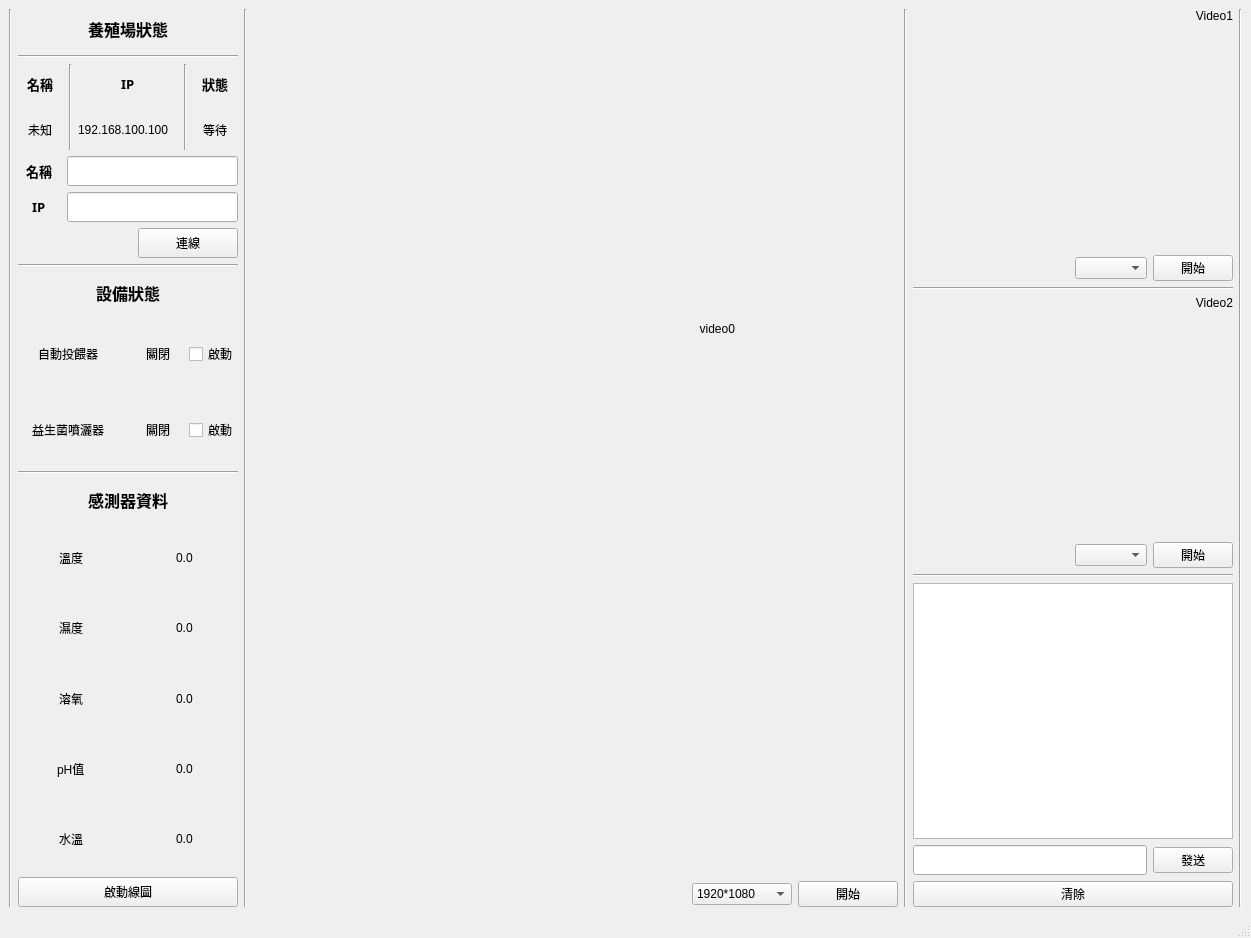
<?xml version="1.0" encoding="UTF-8"?>
<ui version="4.0">
 <class>AquaPlayer</class>
 <widget class="QMainWindow" name="AquaPlayer">
  <property name="geometry">
   <rect>
    <x>0</x>
    <y>0</y>
    <width>1251</width>
    <height>938</height>
   </rect>
  </property>
  <property name="windowTitle">
   <string>智慧養殖儀錶板</string>
  </property>
  <widget class="QWidget" name="centralwidget">
   <property name="sizePolicy">
    <sizepolicy hsizetype="Preferred" vsizetype="Preferred">
     <horstretch>0</horstretch>
     <verstretch>0</verstretch>
    </sizepolicy>
   </property>
   <layout class="QHBoxLayout" name="horizontalLayout_2" stretch="0,1,0,3,0,0,0">
    <item>
     <widget class="Line" name="line_9">
      <property name="orientation">
       <enum>Qt::Vertical</enum>
      </property>
     </widget>
    </item>
    <item>
     <layout class="QVBoxLayout" name="verticalLayout_a">
      <property name="sizeConstraint">
       <enum>QLayout::SetMinimumSize</enum>
      </property>
      <item>
       <layout class="QVBoxLayout" name="layout_A1">
        <item>
         <layout class="QHBoxLayout" name="horizontalLayout_4">
          <item alignment="Qt::AlignHCenter">
           <widget class="QLabel" name="labTitle">
            <property name="sizePolicy">
             <sizepolicy hsizetype="Preferred" vsizetype="Preferred">
              <horstretch>0</horstretch>
              <verstretch>0</verstretch>
             </sizepolicy>
            </property>
            <property name="minimumSize">
             <size>
              <width>0</width>
              <height>20</height>
             </size>
            </property>
            <property name="maximumSize">
             <size>
              <width>16777215</width>
              <height>40</height>
             </size>
            </property>
            <property name="font">
             <font>
              <family>微軟正黑體</family>
              <pointsize>12</pointsize>
              <weight>75</weight>
              <bold>true</bold>
             </font>
            </property>
            <property name="text">
             <string>養殖場狀態</string>
            </property>
           </widget>
          </item>
         </layout>
        </item>
        <item>
         <widget class="Line" name="line_5">
          <property name="orientation">
           <enum>Qt::Horizontal</enum>
          </property>
         </widget>
        </item>
        <item>
         <layout class="QHBoxLayout" name="horizontalLayout_16">
          <item>
           <layout class="QVBoxLayout" name="verticalLayout_3">
            <item alignment="Qt::AlignHCenter">
             <widget class="QLabel" name="labNameTitle">
              <property name="sizePolicy">
               <sizepolicy hsizetype="Preferred" vsizetype="Preferred">
                <horstretch>1</horstretch>
                <verstretch>0</verstretch>
               </sizepolicy>
              </property>
              <property name="minimumSize">
               <size>
                <width>0</width>
                <height>30</height>
               </size>
              </property>
              <property name="maximumSize">
               <size>
                <width>16777215</width>
                <height>40</height>
               </size>
              </property>
              <property name="font">
               <font>
                <family>微軟正黑體</family>
                <pointsize>10</pointsize>
                <weight>75</weight>
                <bold>true</bold>
               </font>
              </property>
              <property name="text">
               <string>名稱</string>
              </property>
             </widget>
            </item>
            <item alignment="Qt::AlignHCenter">
             <widget class="QLabel" name="labName">
              <property name="sizePolicy">
               <sizepolicy hsizetype="Preferred" vsizetype="Preferred">
                <horstretch>1</horstretch>
                <verstretch>0</verstretch>
               </sizepolicy>
              </property>
              <property name="minimumSize">
               <size>
                <width>0</width>
                <height>30</height>
               </size>
              </property>
              <property name="maximumSize">
               <size>
                <width>16777215</width>
                <height>40</height>
               </size>
              </property>
              <property name="text">
               <string>未知</string>
              </property>
             </widget>
            </item>
           </layout>
          </item>
          <item>
           <widget class="Line" name="line_7">
            <property name="orientation">
             <enum>Qt::Vertical</enum>
            </property>
           </widget>
          </item>
          <item>
           <layout class="QVBoxLayout" name="verticalLayout_2">
            <item alignment="Qt::AlignHCenter">
             <widget class="QLabel" name="labIPTitle">
              <property name="sizePolicy">
               <sizepolicy hsizetype="Preferred" vsizetype="Preferred">
                <horstretch>2</horstretch>
                <verstretch>0</verstretch>
               </sizepolicy>
              </property>
              <property name="minimumSize">
               <size>
                <width>0</width>
                <height>30</height>
               </size>
              </property>
              <property name="maximumSize">
               <size>
                <width>16777215</width>
                <height>40</height>
               </size>
              </property>
              <property name="font">
               <font>
                <family>微軟正黑體</family>
                <pointsize>10</pointsize>
                <weight>75</weight>
                <bold>true</bold>
               </font>
              </property>
              <property name="text">
               <string>IP</string>
              </property>
             </widget>
            </item>
            <item alignment="Qt::AlignHCenter">
             <widget class="QLabel" name="labIP">
              <property name="sizePolicy">
               <sizepolicy hsizetype="Preferred" vsizetype="Preferred">
                <horstretch>2</horstretch>
                <verstretch>0</verstretch>
               </sizepolicy>
              </property>
              <property name="minimumSize">
               <size>
                <width>100</width>
                <height>30</height>
               </size>
              </property>
              <property name="maximumSize">
               <size>
                <width>16777215</width>
                <height>40</height>
               </size>
              </property>
              <property name="text">
               <string>192.168.100.100</string>
              </property>
             </widget>
            </item>
           </layout>
          </item>
          <item>
           <widget class="Line" name="line_8">
            <property name="minimumSize">
             <size>
              <width>0</width>
              <height>0</height>
             </size>
            </property>
            <property name="orientation">
             <enum>Qt::Vertical</enum>
            </property>
           </widget>
          </item>
          <item>
           <layout class="QVBoxLayout" name="verticalLayout_4">
            <item alignment="Qt::AlignHCenter">
             <widget class="QLabel" name="labStatusTitle">
              <property name="sizePolicy">
               <sizepolicy hsizetype="Preferred" vsizetype="Preferred">
                <horstretch>1</horstretch>
                <verstretch>0</verstretch>
               </sizepolicy>
              </property>
              <property name="minimumSize">
               <size>
                <width>0</width>
                <height>30</height>
               </size>
              </property>
              <property name="maximumSize">
               <size>
                <width>16777215</width>
                <height>40</height>
               </size>
              </property>
              <property name="font">
               <font>
                <family>微軟正黑體</family>
                <pointsize>10</pointsize>
                <weight>75</weight>
                <bold>true</bold>
               </font>
              </property>
              <property name="text">
               <string>狀態</string>
              </property>
             </widget>
            </item>
            <item alignment="Qt::AlignHCenter">
             <widget class="QLabel" name="labStatus">
              <property name="sizePolicy">
               <sizepolicy hsizetype="Preferred" vsizetype="Preferred">
                <horstretch>1</horstretch>
                <verstretch>0</verstretch>
               </sizepolicy>
              </property>
              <property name="minimumSize">
               <size>
                <width>0</width>
                <height>30</height>
               </size>
              </property>
              <property name="maximumSize">
               <size>
                <width>16777215</width>
                <height>40</height>
               </size>
              </property>
              <property name="text">
               <string>等待</string>
              </property>
             </widget>
            </item>
           </layout>
          </item>
         </layout>
        </item>
        <item>
         <layout class="QHBoxLayout" name="horizontalLayout_14" stretch="1,4">
          <item alignment="Qt::AlignHCenter">
           <widget class="QLabel" name="labNameKeyinTitle">
            <property name="sizePolicy">
             <sizepolicy hsizetype="Preferred" vsizetype="Preferred">
              <horstretch>1</horstretch>
              <verstretch>0</verstretch>
             </sizepolicy>
            </property>
            <property name="minimumSize">
             <size>
              <width>0</width>
              <height>30</height>
             </size>
            </property>
            <property name="maximumSize">
             <size>
              <width>40</width>
              <height>40</height>
             </size>
            </property>
            <property name="font">
             <font>
              <family>微軟正黑體</family>
              <pointsize>10</pointsize>
              <weight>75</weight>
              <bold>true</bold>
             </font>
            </property>
            <property name="text">
             <string>名稱</string>
            </property>
           </widget>
          </item>
          <item>
           <widget class="QLineEdit" name="txtName">
            <property name="sizePolicy">
             <sizepolicy hsizetype="Expanding" vsizetype="Fixed">
              <horstretch>4</horstretch>
              <verstretch>0</verstretch>
             </sizepolicy>
            </property>
            <property name="minimumSize">
             <size>
              <width>0</width>
              <height>30</height>
             </size>
            </property>
            <property name="maximumSize">
             <size>
              <width>16777215</width>
              <height>30</height>
             </size>
            </property>
           </widget>
          </item>
         </layout>
        </item>
        <item>
         <layout class="QHBoxLayout" name="horizontalLayout" stretch="1,4">
          <item alignment="Qt::AlignHCenter">
           <widget class="QLabel" name="labIPKeyinTitle">
            <property name="sizePolicy">
             <sizepolicy hsizetype="Preferred" vsizetype="Preferred">
              <horstretch>1</horstretch>
              <verstretch>0</verstretch>
             </sizepolicy>
            </property>
            <property name="minimumSize">
             <size>
              <width>0</width>
              <height>30</height>
             </size>
            </property>
            <property name="maximumSize">
             <size>
              <width>40</width>
              <height>40</height>
             </size>
            </property>
            <property name="font">
             <font>
              <family>微軟正黑體</family>
              <pointsize>10</pointsize>
              <weight>75</weight>
              <bold>true</bold>
             </font>
            </property>
            <property name="text">
             <string>IP</string>
            </property>
           </widget>
          </item>
          <item>
           <widget class="QLineEdit" name="txtIP">
            <property name="sizePolicy">
             <sizepolicy hsizetype="Expanding" vsizetype="Fixed">
              <horstretch>4</horstretch>
              <verstretch>0</verstretch>
             </sizepolicy>
            </property>
            <property name="minimumSize">
             <size>
              <width>0</width>
              <height>30</height>
             </size>
            </property>
            <property name="maximumSize">
             <size>
              <width>16777215</width>
              <height>30</height>
             </size>
            </property>
           </widget>
          </item>
         </layout>
        </item>
        <item>
         <layout class="QHBoxLayout" name="horizontalLayout_13">
          <item>
           <spacer name="horizontalSpacer_5">
            <property name="orientation">
             <enum>Qt::Horizontal</enum>
            </property>
            <property name="sizeHint" stdset="0">
             <size>
              <width>40</width>
              <height>20</height>
             </size>
            </property>
           </spacer>
          </item>
          <item>
           <widget class="QPushButton" name="btnConn">
            <property name="minimumSize">
             <size>
              <width>100</width>
              <height>30</height>
             </size>
            </property>
            <property name="maximumSize">
             <size>
              <width>100</width>
              <height>30</height>
             </size>
            </property>
            <property name="text">
             <string>連線</string>
            </property>
           </widget>
          </item>
         </layout>
        </item>
       </layout>
      </item>
      <item>
       <widget class="Line" name="line_3">
        <property name="minimumSize">
         <size>
          <width>220</width>
          <height>0</height>
         </size>
        </property>
        <property name="maximumSize">
         <size>
          <width>16777215</width>
          <height>16777215</height>
         </size>
        </property>
        <property name="orientation">
         <enum>Qt::Horizontal</enum>
        </property>
       </widget>
      </item>
      <item>
       <layout class="QVBoxLayout" name="layout_A2" stretch="0,1,1">
        <item>
         <layout class="QVBoxLayout" name="verticalLayout">
          <item alignment="Qt::AlignHCenter">
           <widget class="QLabel" name="labDeviceStatus">
            <property name="minimumSize">
             <size>
              <width>0</width>
              <height>0</height>
             </size>
            </property>
            <property name="maximumSize">
             <size>
              <width>16777215</width>
              <height>40</height>
             </size>
            </property>
            <property name="font">
             <font>
              <family>微軟正黑體</family>
              <pointsize>12</pointsize>
              <weight>75</weight>
              <bold>true</bold>
             </font>
            </property>
            <property name="text">
             <string>設備狀態</string>
            </property>
           </widget>
          </item>
         </layout>
        </item>
        <item>
         <layout class="QHBoxLayout" name="horizontalLayout_9" stretch="2,0,1,1,1">
          <item alignment="Qt::AlignHCenter|Qt::AlignVCenter">
           <widget class="QLabel" name="labDev1">
            <property name="sizePolicy">
             <sizepolicy hsizetype="Preferred" vsizetype="Preferred">
              <horstretch>1</horstretch>
              <verstretch>0</verstretch>
             </sizepolicy>
            </property>
            <property name="minimumSize">
             <size>
              <width>100</width>
              <height>70</height>
             </size>
            </property>
            <property name="layoutDirection">
             <enum>Qt::LeftToRight</enum>
            </property>
            <property name="text">
             <string>自動投餵器</string>
            </property>
            <property name="alignment">
             <set>Qt::AlignCenter</set>
            </property>
           </widget>
          </item>
          <item>
           <spacer name="horizontalSpacer_9">
            <property name="orientation">
             <enum>Qt::Horizontal</enum>
            </property>
            <property name="sizeHint" stdset="0">
             <size>
              <width>40</width>
              <height>20</height>
             </size>
            </property>
           </spacer>
          </item>
          <item>
           <widget class="QLabel" name="labDev1Status">
            <property name="sizePolicy">
             <sizepolicy hsizetype="Preferred" vsizetype="Preferred">
              <horstretch>1</horstretch>
              <verstretch>0</verstretch>
             </sizepolicy>
            </property>
            <property name="minimumSize">
             <size>
              <width>50</width>
              <height>0</height>
             </size>
            </property>
            <property name="text">
             <string>關閉</string>
            </property>
            <property name="alignment">
             <set>Qt::AlignCenter</set>
            </property>
           </widget>
          </item>
          <item>
           <spacer name="horizontalSpacer_7">
            <property name="orientation">
             <enum>Qt::Horizontal</enum>
            </property>
            <property name="sizeHint" stdset="0">
             <size>
              <width>10</width>
              <height>20</height>
             </size>
            </property>
           </spacer>
          </item>
          <item>
           <widget class="QCheckBox" name="cbAutoFeeder">
            <property name="text">
             <string>啟動</string>
            </property>
           </widget>
          </item>
         </layout>
        </item>
        <item>
         <layout class="QHBoxLayout" name="horizontalLayout_8" stretch="2,0,1,1,1">
          <item alignment="Qt::AlignHCenter|Qt::AlignVCenter">
           <widget class="QLabel" name="labDev2">
            <property name="sizePolicy">
             <sizepolicy hsizetype="Preferred" vsizetype="Preferred">
              <horstretch>1</horstretch>
              <verstretch>0</verstretch>
             </sizepolicy>
            </property>
            <property name="minimumSize">
             <size>
              <width>100</width>
              <height>70</height>
             </size>
            </property>
            <property name="text">
             <string>益生菌噴灑器</string>
            </property>
            <property name="alignment">
             <set>Qt::AlignCenter</set>
            </property>
           </widget>
          </item>
          <item>
           <spacer name="horizontalSpacer_10">
            <property name="orientation">
             <enum>Qt::Horizontal</enum>
            </property>
            <property name="sizeHint" stdset="0">
             <size>
              <width>40</width>
              <height>20</height>
             </size>
            </property>
           </spacer>
          </item>
          <item>
           <widget class="QLabel" name="labDev2Status">
            <property name="sizePolicy">
             <sizepolicy hsizetype="Preferred" vsizetype="Preferred">
              <horstretch>1</horstretch>
              <verstretch>0</verstretch>
             </sizepolicy>
            </property>
            <property name="minimumSize">
             <size>
              <width>50</width>
              <height>0</height>
             </size>
            </property>
            <property name="autoFillBackground">
             <bool>false</bool>
            </property>
            <property name="text">
             <string>關閉</string>
            </property>
            <property name="alignment">
             <set>Qt::AlignCenter</set>
            </property>
           </widget>
          </item>
          <item>
           <spacer name="horizontalSpacer_8">
            <property name="orientation">
             <enum>Qt::Horizontal</enum>
            </property>
            <property name="sizeHint" stdset="0">
             <size>
              <width>10</width>
              <height>20</height>
             </size>
            </property>
           </spacer>
          </item>
          <item>
           <widget class="QCheckBox" name="cbProbioticSprayer">
            <property name="text">
             <string>啟動</string>
            </property>
           </widget>
          </item>
         </layout>
        </item>
       </layout>
      </item>
      <item>
       <widget class="Line" name="line_6">
        <property name="orientation">
         <enum>Qt::Horizontal</enum>
        </property>
       </widget>
      </item>
      <item>
       <layout class="QVBoxLayout" name="layout_A3">
        <item alignment="Qt::AlignHCenter">
         <widget class="QLabel" name="labSensorType">
          <property name="sizePolicy">
           <sizepolicy hsizetype="Preferred" vsizetype="Preferred">
            <horstretch>0</horstretch>
            <verstretch>0</verstretch>
           </sizepolicy>
          </property>
          <property name="minimumSize">
           <size>
            <width>0</width>
            <height>20</height>
           </size>
          </property>
          <property name="maximumSize">
           <size>
            <width>16777215</width>
            <height>40</height>
           </size>
          </property>
          <property name="font">
           <font>
            <family>微軟正黑體</family>
            <pointsize>12</pointsize>
            <weight>75</weight>
            <bold>true</bold>
           </font>
          </property>
          <property name="text">
           <string>感測器資料</string>
          </property>
         </widget>
        </item>
        <item>
         <layout class="QHBoxLayout" name="tempLayout" stretch="1,1">
          <item alignment="Qt::AlignHCenter|Qt::AlignVCenter">
           <widget class="QLabel" name="labTemp">
            <property name="sizePolicy">
             <sizepolicy hsizetype="Preferred" vsizetype="Preferred">
              <horstretch>1</horstretch>
              <verstretch>0</verstretch>
             </sizepolicy>
            </property>
            <property name="minimumSize">
             <size>
              <width>0</width>
              <height>60</height>
             </size>
            </property>
            <property name="font">
             <font>
              <weight>50</weight>
              <italic>false</italic>
              <bold>false</bold>
              <strikeout>false</strikeout>
              <stylestrategy>PreferDefault</stylestrategy>
              <kerning>true</kerning>
             </font>
            </property>
            <property name="cursor">
             <cursorShape>ArrowCursor</cursorShape>
            </property>
            <property name="mouseTracking">
             <bool>false</bool>
            </property>
            <property name="tabletTracking">
             <bool>true</bool>
            </property>
            <property name="text">
             <string>溫度</string>
            </property>
           </widget>
          </item>
          <item alignment="Qt::AlignHCenter">
           <widget class="QLabel" name="labTempValue">
            <property name="sizePolicy">
             <sizepolicy hsizetype="Preferred" vsizetype="Preferred">
              <horstretch>3</horstretch>
              <verstretch>0</verstretch>
             </sizepolicy>
            </property>
            <property name="text">
             <string>0.0</string>
            </property>
           </widget>
          </item>
         </layout>
        </item>
        <item>
         <layout class="QHBoxLayout" name="humLayout" stretch="1,1">
          <item alignment="Qt::AlignHCenter">
           <widget class="QLabel" name="labHum">
            <property name="sizePolicy">
             <sizepolicy hsizetype="Preferred" vsizetype="Preferred">
              <horstretch>1</horstretch>
              <verstretch>0</verstretch>
             </sizepolicy>
            </property>
            <property name="minimumSize">
             <size>
              <width>0</width>
              <height>60</height>
             </size>
            </property>
            <property name="text">
             <string>濕度</string>
            </property>
           </widget>
          </item>
          <item alignment="Qt::AlignHCenter">
           <widget class="QLabel" name="labHumValue">
            <property name="sizePolicy">
             <sizepolicy hsizetype="Preferred" vsizetype="Preferred">
              <horstretch>3</horstretch>
              <verstretch>0</verstretch>
             </sizepolicy>
            </property>
            <property name="text">
             <string>0.0</string>
            </property>
           </widget>
          </item>
         </layout>
        </item>
        <item>
         <layout class="QHBoxLayout" name="DOLayout" stretch="1,1">
          <item alignment="Qt::AlignHCenter">
           <widget class="QLabel" name="labDO">
            <property name="sizePolicy">
             <sizepolicy hsizetype="Preferred" vsizetype="Preferred">
              <horstretch>1</horstretch>
              <verstretch>0</verstretch>
             </sizepolicy>
            </property>
            <property name="minimumSize">
             <size>
              <width>0</width>
              <height>60</height>
             </size>
            </property>
            <property name="text">
             <string>溶氧</string>
            </property>
           </widget>
          </item>
          <item alignment="Qt::AlignHCenter">
           <widget class="QLabel" name="labDOValue">
            <property name="sizePolicy">
             <sizepolicy hsizetype="Preferred" vsizetype="Preferred">
              <horstretch>3</horstretch>
              <verstretch>0</verstretch>
             </sizepolicy>
            </property>
            <property name="text">
             <string>0.0</string>
            </property>
           </widget>
          </item>
         </layout>
        </item>
        <item>
         <layout class="QHBoxLayout" name="pHLayout" stretch="1,1">
          <item alignment="Qt::AlignHCenter">
           <widget class="QLabel" name="labPH">
            <property name="sizePolicy">
             <sizepolicy hsizetype="Preferred" vsizetype="Preferred">
              <horstretch>1</horstretch>
              <verstretch>0</verstretch>
             </sizepolicy>
            </property>
            <property name="minimumSize">
             <size>
              <width>0</width>
              <height>60</height>
             </size>
            </property>
            <property name="text">
             <string>pH值</string>
            </property>
           </widget>
          </item>
          <item alignment="Qt::AlignHCenter">
           <widget class="QLabel" name="labPHValue">
            <property name="sizePolicy">
             <sizepolicy hsizetype="Preferred" vsizetype="Preferred">
              <horstretch>3</horstretch>
              <verstretch>0</verstretch>
             </sizepolicy>
            </property>
            <property name="text">
             <string>0.0</string>
            </property>
           </widget>
          </item>
         </layout>
        </item>
        <item>
         <layout class="QHBoxLayout" name="ORPLayout" stretch="0,1">
          <item alignment="Qt::AlignHCenter">
           <widget class="QLabel" name="labORP">
            <property name="sizePolicy">
             <sizepolicy hsizetype="Preferred" vsizetype="Preferred">
              <horstretch>1</horstretch>
              <verstretch>0</verstretch>
             </sizepolicy>
            </property>
            <property name="minimumSize">
             <size>
              <width>0</width>
              <height>60</height>
             </size>
            </property>
            <property name="text">
             <string>水溫</string>
            </property>
           </widget>
          </item>
          <item alignment="Qt::AlignHCenter">
           <widget class="QLabel" name="labORPValue">
            <property name="sizePolicy">
             <sizepolicy hsizetype="Preferred" vsizetype="Preferred">
              <horstretch>3</horstretch>
              <verstretch>0</verstretch>
             </sizepolicy>
            </property>
            <property name="text">
             <string>0.0</string>
            </property>
           </widget>
          </item>
         </layout>
        </item>
        <item>
         <layout class="QHBoxLayout" name="horizontalLayout_data_plot" stretch="3">
          <item>
           <widget class="QPushButton" name="btnStrPlot">
            <property name="minimumSize">
             <size>
              <width>100</width>
              <height>30</height>
             </size>
            </property>
            <property name="maximumSize">
             <size>
              <width>10000</width>
              <height>30</height>
             </size>
            </property>
            <property name="text">
             <string>啟動線圖</string>
            </property>
           </widget>
          </item>
         </layout>
        </item>
       </layout>
      </item>
     </layout>
    </item>
    <item>
     <widget class="Line" name="line_10">
      <property name="orientation">
       <enum>Qt::Vertical</enum>
      </property>
     </widget>
    </item>
    <item>
     <layout class="QVBoxLayout" name="verticalLayout_b" stretch="1,0">
      <item>
       <layout class="QHBoxLayout" name="horizontalLayout_10">
        <item alignment="Qt::AlignHCenter|Qt::AlignVCenter">
         <widget class="QLabel" name="labVideo0">
          <property name="sizePolicy">
           <sizepolicy hsizetype="Minimum" vsizetype="Minimum">
            <horstretch>0</horstretch>
            <verstretch>0</verstretch>
           </sizepolicy>
          </property>
          <property name="minimumSize">
           <size>
            <width>320</width>
            <height>240</height>
           </size>
          </property>
          <property name="text">
           <string>video0</string>
          </property>
          <property name="alignment">
           <set>Qt::AlignRight|Qt::AlignTop|Qt::AlignTrailing</set>
          </property>
         </widget>
        </item>
       </layout>
      </item>
      <item>
       <layout class="QHBoxLayout" name="horizontalLayout_15">
        <item>
         <spacer name="horizontalSpacer">
          <property name="orientation">
           <enum>Qt::Horizontal</enum>
          </property>
          <property name="sizeHint" stdset="0">
           <size>
            <width>40</width>
            <height>20</height>
           </size>
          </property>
         </spacer>
        </item>
        <item>
         <widget class="QComboBox" name="cbxQuality">
          <property name="minimumSize">
           <size>
            <width>100</width>
            <height>0</height>
           </size>
          </property>
          <item>
           <property name="text">
            <string>1920*1080</string>
           </property>
          </item>
          <item>
           <property name="text">
            <string>1280*1024</string>
           </property>
          </item>
          <item>
           <property name="text">
            <string>640*480</string>
           </property>
          </item>
          <item>
           <property name="text">
            <string>320*240</string>
           </property>
          </item>
         </widget>
        </item>
        <item>
         <widget class="QPushButton" name="btnStrVideo0">
          <property name="minimumSize">
           <size>
            <width>100</width>
            <height>0</height>
           </size>
          </property>
          <property name="text">
           <string>開始</string>
          </property>
         </widget>
        </item>
       </layout>
      </item>
     </layout>
    </item>
    <item>
     <widget class="Line" name="line_11">
      <property name="orientation">
       <enum>Qt::Vertical</enum>
      </property>
     </widget>
    </item>
    <item>
     <layout class="QVBoxLayout" name="verticalLayout_c">
      <item alignment="Qt::AlignHCenter|Qt::AlignVCenter">
       <widget class="QLabel" name="labVideo1">
        <property name="minimumSize">
         <size>
          <width>320</width>
          <height>240</height>
         </size>
        </property>
        <property name="text">
         <string>Video1</string>
        </property>
        <property name="alignment">
         <set>Qt::AlignRight|Qt::AlignTop|Qt::AlignTrailing</set>
        </property>
       </widget>
      </item>
      <item>
       <layout class="QHBoxLayout" name="horizontalLayout_5">
        <item>
         <spacer name="horizontalSpacer_2">
          <property name="orientation">
           <enum>Qt::Horizontal</enum>
          </property>
          <property name="sizeHint" stdset="0">
           <size>
            <width>40</width>
            <height>20</height>
           </size>
          </property>
         </spacer>
        </item>
        <item>
         <widget class="QComboBox" name="cbxQuality_2"/>
        </item>
        <item>
         <widget class="QPushButton" name="btnStrVideo1">
          <property name="text">
           <string>開始</string>
          </property>
         </widget>
        </item>
       </layout>
      </item>
      <item>
       <widget class="Line" name="line_2">
        <property name="orientation">
         <enum>Qt::Horizontal</enum>
        </property>
       </widget>
      </item>
      <item alignment="Qt::AlignTop">
       <widget class="QLabel" name="labVideo2">
        <property name="minimumSize">
         <size>
          <width>320</width>
          <height>240</height>
         </size>
        </property>
        <property name="layoutDirection">
         <enum>Qt::LeftToRight</enum>
        </property>
        <property name="autoFillBackground">
         <bool>false</bool>
        </property>
        <property name="text">
         <string>Video2</string>
        </property>
        <property name="alignment">
         <set>Qt::AlignRight|Qt::AlignTop|Qt::AlignTrailing</set>
        </property>
       </widget>
      </item>
      <item>
       <layout class="QHBoxLayout" name="horizontalLayout_6">
        <item>
         <spacer name="horizontalSpacer_3">
          <property name="orientation">
           <enum>Qt::Horizontal</enum>
          </property>
          <property name="sizeHint" stdset="0">
           <size>
            <width>40</width>
            <height>20</height>
           </size>
          </property>
         </spacer>
        </item>
        <item>
         <widget class="QComboBox" name="cbxQuality_3"/>
        </item>
        <item>
         <widget class="QPushButton" name="btnStrVideo2">
          <property name="text">
           <string>開始</string>
          </property>
         </widget>
        </item>
       </layout>
      </item>
      <item>
       <widget class="Line" name="line">
        <property name="orientation">
         <enum>Qt::Horizontal</enum>
        </property>
       </widget>
      </item>
      <item>
       <widget class="QPlainTextEdit" name="pteComm"/>
      </item>
      <item>
       <layout class="QHBoxLayout" name="horizontalLayout_7">
        <item>
         <widget class="QLineEdit" name="lineEditSend">
          <property name="minimumSize">
           <size>
            <width>0</width>
            <height>30</height>
           </size>
          </property>
         </widget>
        </item>
        <item>
         <widget class="QPushButton" name="btnSend">
          <property name="text">
           <string>發送</string>
          </property>
         </widget>
        </item>
       </layout>
      </item>
      <item>
       <widget class="QPushButton" name="btnClear">
        <property name="text">
         <string>清除</string>
        </property>
       </widget>
      </item>
     </layout>
    </item>
    <item>
     <widget class="Line" name="line_14">
      <property name="orientation">
       <enum>Qt::Vertical</enum>
      </property>
     </widget>
    </item>
   </layout>
  </widget>
  <widget class="QMenuBar" name="menubar">
   <property name="geometry">
    <rect>
     <x>0</x>
     <y>0</y>
     <width>1251</width>
     <height>25</height>
    </rect>
   </property>
  </widget>
  <widget class="QStatusBar" name="statusbar"/>
 </widget>
 <resources/>
 <connections/>
</ui>
